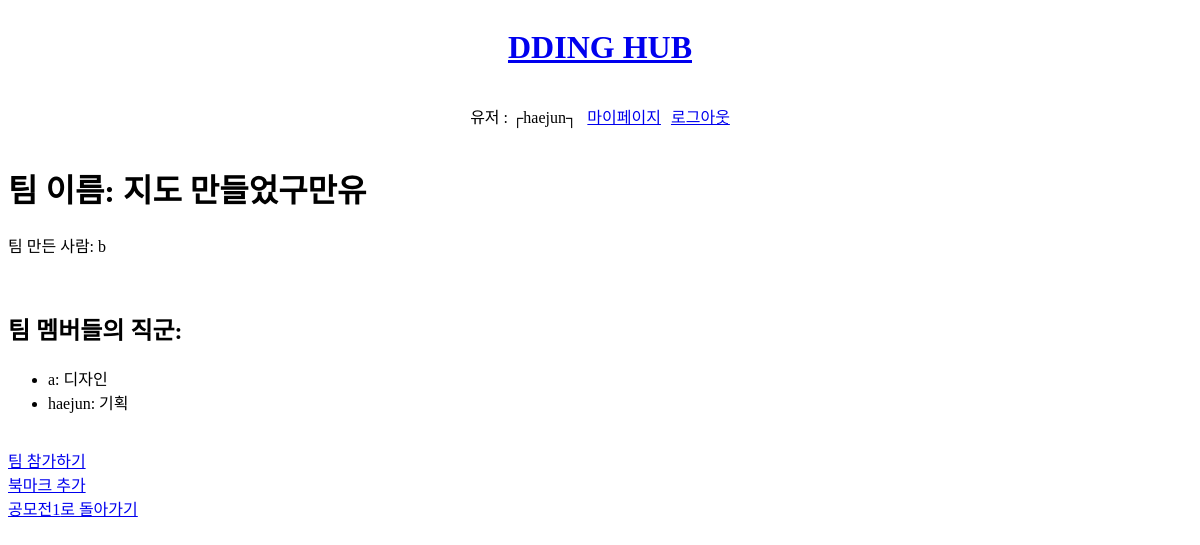
Before: /13/13/ (signed in) with the older database file.
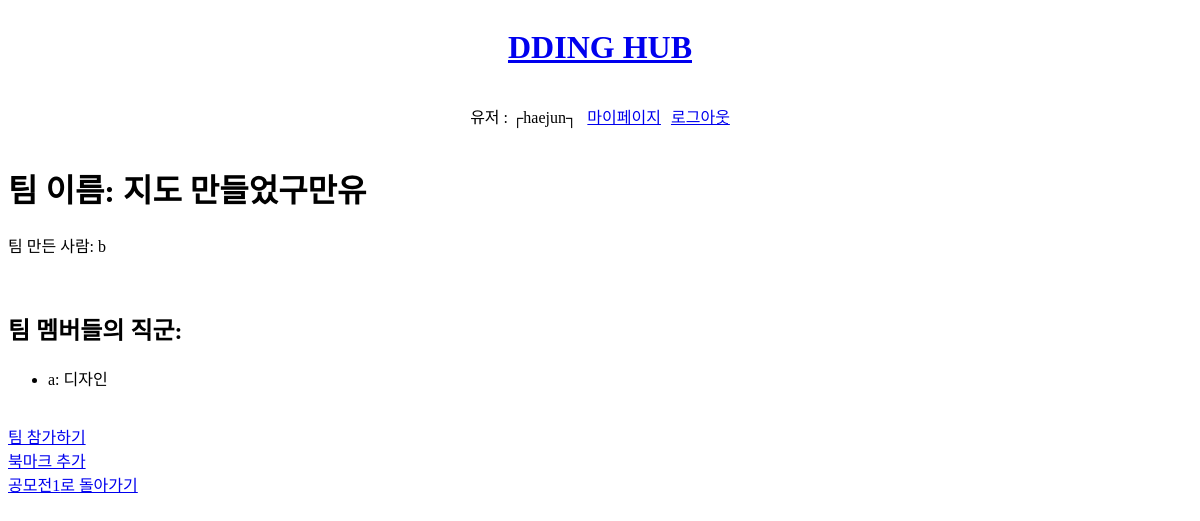
After: the same page with the newer database file.
### ddingapp/models.py (models this page shows)
class Member(models.Model):
    user = models.ForeignKey(User, on_delete=models.CASCADE)
    team = models.ForeignKey(Team, on_delete=models.CASCADE)
    jickgoon = models.ForeignKey(Jickgoon, on_delete=models.CASCADE)

class Jickgoon(models.Model):
    name = models.CharField(max_length=50)

### ddingapp/views.py (the view)
# urls.py: path("<int:gongmoPk>/<int:teamPk>/", views.teamDetail, name="teamDetail"),
@login_required
def teamDetail(request, gongmoPk, teamPk):
    team = get_object_or_404(Team, pk=teamPk)
    jickgoons = team.jickgoons.all()
    member = team.member_set.filter(user=request.user).first()
    if member:
        member_jickgoon = member.jickgoon.name
    else:
        member_jickgoon = None
    context = {
        'team': team,
        'jickgoons': jickgoons,
        'member_jickgoon': member_jickgoon,
    }
    return render(request, 'ddingapp/teamDetail.html', context)

### ddingapp/templates/ddingapp/teamDetail.html (shortened to what this page needs)
{% extends 'base.html' %}
{% block body %}
<h1>팀 이름: {{ team.name }}</h1>
<p>팀 만든 사람: {{ team.created_by.username }}</p>
<br>
{% if team.member_set.all %}
<h2>팀 멤버들의 직군:</h2>
<ul>
  {% for member in team.member_set.all %}
  <li>{{ member.user.username }}: {{ member.jickgoon.name }}</li>
  {% endfor %}
</ul>
{% endif %}
<br>
<a href="/{{ team.gongmo.pk }}/{{ team.pk }}/teamJoin">팀 참가하기</a>
<br>
{% if user.is_authenticated %}
{% if user in team.bookmark_set.all %}
<a href="/{{ team.pk }}/bookmark/">북마크 해제</a>
{% else %}
<a href="/{{ team.pk }}/bookmark/">북마크 추가</a>
{% endif %}
{% endif %}
<br>
<a href="/{{ team.gongmo.pk }}">{{ team.gongmo.title }}로 돌아가기</a>
{% endblock %}

Changed rows visible on the page:
removed Member: user.username "haejun", jickgoon.name "기획"
